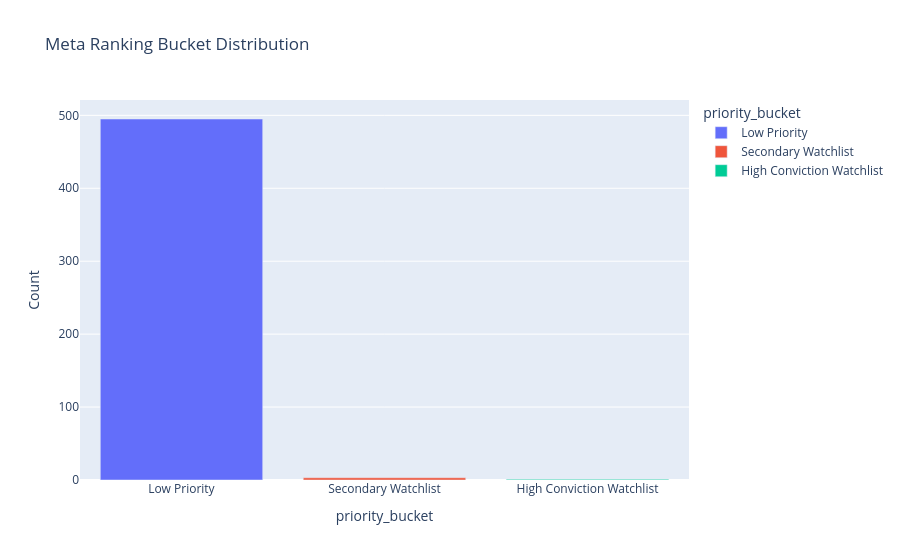

The notebook cell this image was saved under:
### Code cell
# Cell: Review Bucket Distribution
meta_priority_bucket_chart(ranked, title="Meta Ranking Bucket Distribution")

### Figure 1 — Plotly figure (JSON) as saved in the notebook; plotly's stock layout.template omitted (floating-point values rounded to 4 significant figures)
{"data": [{"hovertemplate": "priority_bucket=%{x}<br>Count=%{y}<extra></extra>", "legendgroup": "Low Priority", "marker": {"color": "#636efa", "pattern": {"shape": ""}}, "name": "Low Priority", "orientation": "v", "showlegend": true, "textposition": "auto", "type": "bar", "x": ["Low Priority"], "xaxis": "x", "y": [495], "yaxis": "y"}, {"hovertemplate": "priority_bucket=%{x}<br>Count=%{y}<extra></extra>", "legendgroup": "Secondary Watchlist", "marker": {"color": "#EF553B", "pattern": {"shape": ""}}, "name": "Secondary Watchlist", "orientation": "v", "showlegend": true, "textposition": "auto", "type": "bar", "x": ["Secondary Watchlist"], "xaxis": "x", "y": [3], "yaxis": "y"}, {"hovertemplate": "priority_bucket=%{x}<br>Count=%{y}<extra></extra>", "legendgroup": "High Conviction Watchlist", "marker": {"color": "#00cc96", "pattern": {"shape": ""}}, "name": "High Conviction Watchlist", "orientation": "v", "showlegend": true, "textposition": "auto", "type": "bar", "x": ["High Conviction Watchlist"], "xaxis": "x", "y": [1], "yaxis": "y"}], "layout": {"autosize": true, "barmode": "relative", "legend": {"title": {"text": "priority_bucket"}, "tracegroupgap": 0}, "title": {"text": "Meta Ranking Bucket Distribution"}, "xaxis": {"anchor": "y", "autorange": true, "categoryarray": ["Low Priority", "Secondary Watchlist", "High Conviction Watchlist"], "categoryorder": "array", "domain": [0, 1], "range": [-0.5, 2.5], "title": {"text": "priority_bucket"}, "type": "category"}, "yaxis": {"anchor": "x", "autorange": true, "domain": [0, 1], "range": [0, 521.1], "title": {"text": "Count"}, "type": "linear"}}}
